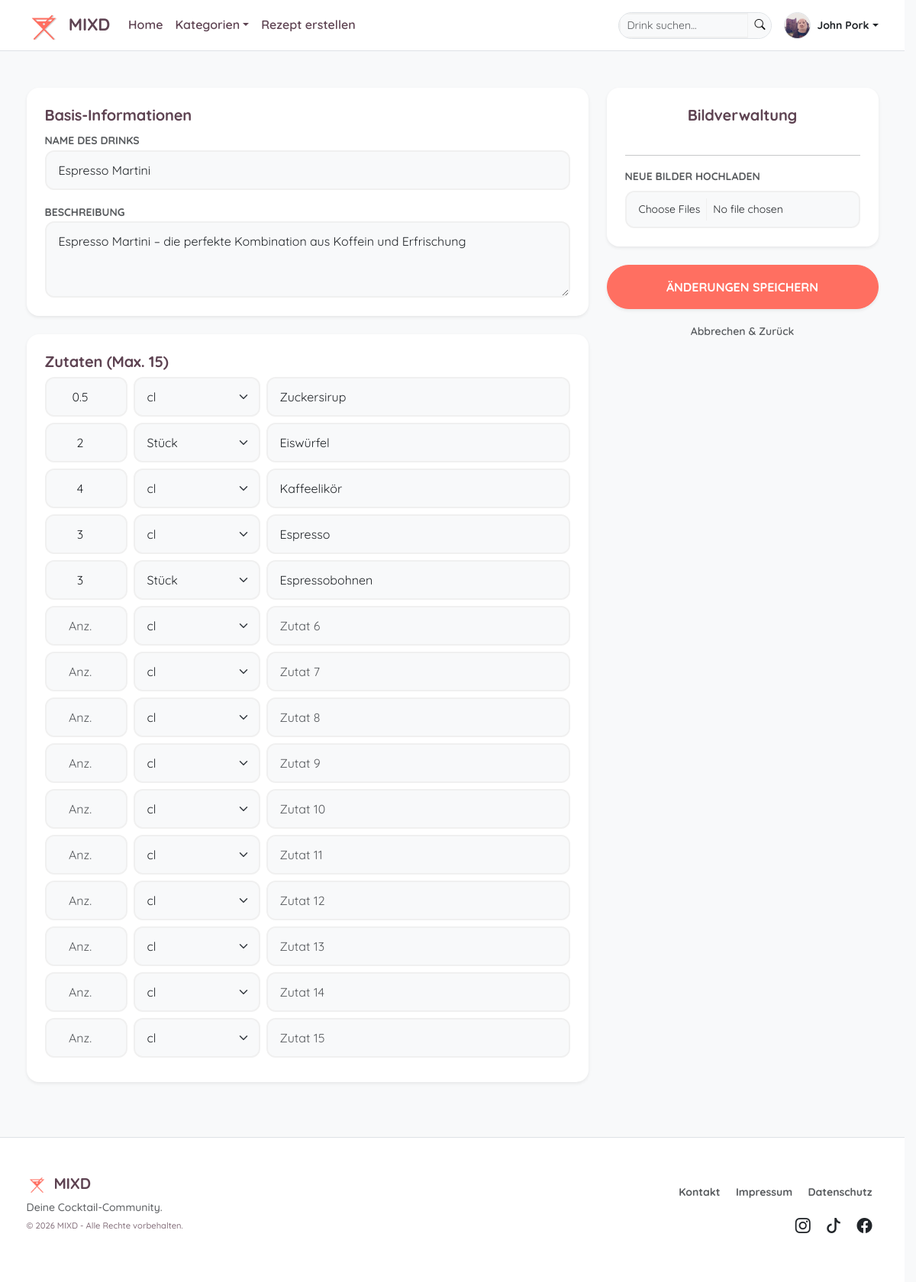
Screenshot of /edit_recipe.php?id=17 (signed in) with the database file from the repository.
### tables this page shows
CREATE TABLE `users` (
  `userid` int(11) UNSIGNED NOT NULL,
  `benutzername` varchar(30) NOT NULL,
  `email` varchar(30) NOT NULL,
  `profile_image` varchar(255) DEFAULT 'resources/images/default_profile.png',
  `passwort` varchar(255) NOT NULL,
  `role` int(11) NOT NULL DEFAULT 1,
  `is_barkeeper` tinyint(1) DEFAULT 0
);

CREATE TABLE `recipes` (
  `recipe_id` int(11) UNSIGNED NOT NULL,
  `recipe_name` varchar(150) NOT NULL,
  `beschreibung` varchar(255) DEFAULT NULL,
  `anleitung` text NOT NULL,
  `created_by` int(11) UNSIGNED NOT NULL,
  `created_at` timestamp(6) NOT NULL DEFAULT current_timestamp(6)
);

CREATE TABLE `recipe_ingredients` (
  `recipe_id` int(10) UNSIGNED NOT NULL,
  `ingredient_id` int(10) UNSIGNED NOT NULL,
  `amount` decimal(10,2) DEFAULT NULL,
  `unit` varchar(20) DEFAULT NULL
);

CREATE TABLE `ingredients` (
  `ingredient_id` int(10) UNSIGNED NOT NULL,
  `ingredient_name` varchar(100) NOT NULL
);

### edit_recipe.php (the view, shortened to what this page needs)
<?php
require_once "util/dbutil.php";
$idUser = $_SESSION['userid'];
$idRecipe = isset($_GET['id']) ? (int)$_GET['id'] : 0;
$sqlBase = "SELECT * FROM recipes WHERE recipe_id = ? AND created_by = ?";
$stmt = $conn->prepare($sqlBase);
$stmt->bind_param("ii", $idRecipe, $idUser);
$stmt->execute();
$recipe = $stmt->get_result()->fetch_assoc();
$resIngs = $conn->query("SELECT ri.*, i.ingredient_name FROM recipe_ingredients ri JOIN ingredients i ON ri.ingredient_id = i.ingredient_id WHERE ri.recipe_id = $idRecipe");
$currentIngredients = $resIngs->fetch_all(MYSQLI_ASSOC);
?>
<!DOCTYPE html>
<html lang="de">
<head>
    <?php include "includes/head-includes.php"; ?>
</head>
<body class="bg-light d-flex flex-column min-vh-100">
    <?php include "includes/navbar.php"; ?>
    <main class="container py-5">
        <form action="" method="POST" enctype="multipart/form-data">
            <div class="row g-4">
                <div class="col-md-8">
                    <div class="card border-0 shadow-sm p-4 rounded-4 mb-4">
                        <h5 class="section-title">Basis-Informationen</h5>
                        <div class="mb-3">
                            <label class="small fw-bold text-muted">NAME DES DRINKS</label>
                            <input type="text" name="recipe_name" class="form-control form-control-custom" value="<?= htmlspecialchars($recipe['recipe_name']) ?>" required>
                        </div>
                        <div class="mb-0">
                            <label class="small fw-bold text-muted">BESCHREIBUNG</label>
                            <textarea name="beschreibung" class="form-control form-control-custom" rows="3"><?= htmlspecialchars($recipe['beschreibung']) ?></textarea>
                        </div>
                    </div>
                    <div class="card border-0 shadow-sm p-4 rounded-4 mb-4">
                        <h5 class="section-title">Zutaten (Max. 15)</h5>
                        <?php
                        for ($i = 0; $i < 15; $i++):
                            $ing = $currentIngredients[$i] ?? null;
                        ?>
                        <div class="row g-2 mb-2 align-items-center">
                            <div class="col-2">
                                <input type="number" step="0.1" name="amount[]" class="form-control form-control-custom text-center" value="<?= $ing ? (float)$ing['amount'] : '' ?>" placeholder="Anz.">
                            </div>
                            <div class="col-3">
                                <select name="unit[]" class="form-select form-control-custom">
                                    <?php $u = $ing['unit'] ?? 'cl'; ?>
                                    <option value="cl" <?= $u == 'cl' ? 'selected' : '' ?>>cl</option>
                                    <option value="Stück" <?= $u == 'Stück' ? 'selected' : '' ?>>Stück</option>
                                </select>
                            </div>
                            <div class="col-7">
                                <input type="text" name="ingredient[]" class="form-control form-control-custom" value="<?= $ing ? htmlspecialchars($ing['ingredient_name']) : '' ?>" placeholder="Zutat <?= $i+1 ?>">
                            </div>
                        </div>
                        <?php endfor; ?>
                    </div>
                </div>
                <div class="col-md-4">
                    <div class="card border-0 shadow-sm p-4 rounded-4 mb-4">
                        <h5 class="section-title text-center">Bildverwaltung</h5>
                        <hr class="my-3">
                        <label class="small fw-bold text-muted mb-2">NEUE BILDER HOCHLADEN</label>
                        <input type="file" name="new_images[]" class="form-control form-control-sm form-control-custom" multiple>
                    </div>
                    <button type="submit" name="save_recipe" class="btn btn-primary w-100 rounded-pill py-3 fw-bold shadow-sm">
                        ÄNDERUNGEN SPEICHERN
                    </button>
                    <div class="text-center mt-3">
                        <a href="recipe.php?id=<?= $idRecipe ?>" class="text-muted small text-decoration-none">Abbrechen & Zurück</a>
                    </div>
                </div>
            </div>
        </form>
    </main>
    <?php include "includes/footer.php"; ?>
</body>
</html>

### includes/navbar.php (shortened to what this page needs)
<?php
$navigationProfilePicture = "resources/images/placeholders/default_profile.png";
if (isset($_SESSION['userid'])) {
    include_once "util/dbutil.php";
    $id = $_SESSION['userid'];
    $stmt = $conn->prepare("SELECT profile_image FROM users WHERE userid = ?");
    $stmt->bind_param("i", $id);
    $stmt->execute();
    $result = $stmt->get_result();
    $row = $result->fetch_array();
    if ($row && !empty($row['profile_image'])) {
        $navigationProfilePicture = $row['profile_image'];
    }
}
?>
<nav class="navbar navbar-expand-lg bg-white border-bottom sticky-top py-2">
    <div class="container">
        <a class="navbar-brand fw-bold d-flex align-items-center" href="index.php">
            <img src="resources/images/logos/mixdXschatten.png" alt="MIXD Logo" class="navbar-logo">
            <span class="ms-2 navbar-brand-text">MIXD</span>
        </a>
        <div class="collapse navbar-collapse" id="navContent">
            <ul class="navbar-nav me-auto">
                <li class="nav-item"><a class="nav-link" href="index.php">Home</a></li>
                <li class="nav-item dropdown">
                    <a class="nav-link dropdown-toggle" href="#" data-bs-toggle="dropdown">Kategorien</a>
                </li>
                <li class="nav-item"><a class="nav-link" href="create_recipe.php">Rezept erstellen</a></li>
            </ul>
            <div class="d-flex align-items-center">
                <form class="d-flex me-3" action="search.php" method="GET">
                    <div class="input-group input-group-sm search-group-custom">
                        <input class="form-control search-input-custom" type="search" name="query" placeholder="Drink suchen...">
                        <button class="btn btn-light border-0" type="submit"><i class="bi bi-search"></i></button>
                    </div>
                </form>
                <div class="dropdown">
                    <a href="#" class="d-flex align-items-center text-decoration-none dropdown-toggle text-dark" data-bs-toggle="dropdown">
                        <?php if (isset($_SESSION['userid'])): ?>
                            <img src="<?= htmlspecialchars($navigationProfilePicture) ?>" alt="Profil"
                                 class="rounded-circle border nav-profile-img">
                            <span class="ms-2 d-none d-sm-inline small fw-bold">
                                <?= htmlspecialchars($_SESSION['user'] ?? 'Profil') ?>
                            </span>
                        <?php else: ?>
                            <div class="rounded-circle border nav-profile-placeholder">
                                <i class="bi bi-person"></i>
                            </div>
                        <?php endif; ?>
                    </a>
                </div>
            </div>
        </div>
    </div>
</nav>

### styling/custom/base.css (style rules this page uses)
:root { --primary-accent: #ff6f61; --secondary-accent: #5e4352; --muted-teal: #587b7f; --bg-light: #F7F7F7; --text-dark: #5e4352; }
html { scrollbar-gutter: stable; overflow-y: scroll; }
body { font-family: 'Quicksand', sans-serif; font-weight: 500; color: var(--secondary-accent); background-color: #ffffff; display: flex; flex-direction: column; min-height: 100vh; line-height: 1.6; -webkit-font-smoothing: antialiased; }
h1, h2, h3, h4, h5, h6 { font-family: 'Quicksand', sans-serif; font-weight: 700 !important; letter-spacing: -0.01em; color: var(--secondary-accent) !important; }
.navbar-brand { font-family: 'Quicksand', sans-serif; font-weight: 700 !important; letter-spacing: -0.01em; color: var(--primary-accent) !important; }
.btn-primary { background-color: var(--primary-accent) !important; border-color: var(--primary-accent) !important; color: #ffffff !important; border-radius: 50px; font-weight: 600; transition: all 0.3s ease; }
a { color: var(--primary-accent); text-decoration: none; transition: all 0.2s ease; font-weight: 600; }

### styling/custom/navigation.css (style rules this page uses)
.navbar-brand { font-size: 1.4rem; font-weight: 700; color: var(--secondary-accent) !important; }
.navbar-logo { height: 40px; }
.nav-link { color: var(--secondary-accent) !important; font-weight: 600; transition: all 0.2s ease; padding: 0.5rem 1rem; }
.nav-profile-img, .nav-profile-placeholder { width: 35px; height: 35px; object-fit: cover; border-radius: 50%; border: 1px solid #eee; }
.navbar a { text-decoration: none !important; }

### styling/custom/forms.css (style rules this page uses)
.form-control, .form-select, .form-control-custom { font-family: 'Quicksand', sans-serif; border-radius: 12px; padding: 0.75rem 1rem; border: 2px solid #f0f0f0 !important; background-color: #f8f9fa !important; transition: all 0.2s ease-in-out; }
.search-group-custom { border-radius: 50rem; overflow: hidden; background-color: #f8f9fa; border: 1px solid #dee2e6; }

### rows the page displays
users: profile_image (picture)
recipes: recipe_name "Espresso Martini", beschreibung "Espresso Martini – die perfekte Kombination aus Koffein und Erfrischung"
recipe_ingredients: amount "0.5", unit "cl", ingredient.ingredient_name "Zuckersirup"
recipe_ingredients: amount "2", unit "Stück", ingredient.ingredient_name "Eiswürfel"
recipe_ingredients: amount "4", unit "cl", ingredient.ingredient_name "Kaffeelikör"
recipe_ingredients: amount "3", unit "cl", ingredient.ingredient_name "Espresso"
recipe_ingredients: amount "3", unit "Stück", ingredient.ingredient_name "Espressobohnen"

### other values shown
$_SESSION['user'] "John Pork"
